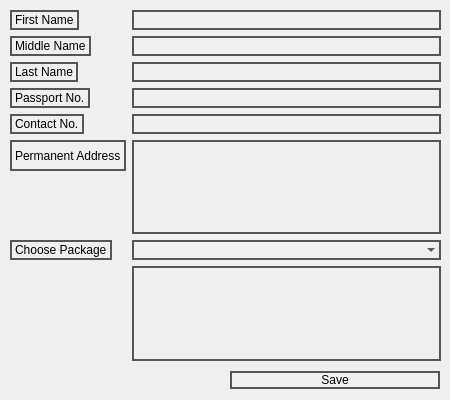
<?xml version="1.0" encoding="UTF-8"?>
<ui version="4.0">
 <class>RegisterTourist</class>
 <widget class="QDialog" name="RegisterTourist">
  <property name="geometry">
   <rect>
    <x>0</x>
    <y>0</y>
    <width>450</width>
    <height>400</height>
   </rect>
  </property>
  <property name="maximumSize">
   <size>
    <width>450</width>
    <height>400</height>
   </size>
  </property>
  <property name="windowTitle">
   <string>Register Tourist</string>
  </property>
  <widget class="QWidget" name="formLayoutWidget">
   <property name="geometry">
    <rect>
     <x>10</x>
     <y>10</y>
     <width>431</width>
     <height>351</height>
    </rect>
   </property>
   <layout class="QFormLayout" name="formLayout">
    <item row="0" column="0">
     <widget class="QLabel" name="label">
      <property name="styleSheet">
       <string notr="true">border: 2px solid #555;
font: 8pt &quot;Wide Latin&quot;;
background: transparent;
color: black;
</string>
      </property>
      <property name="text">
       <string>First Name</string>
      </property>
     </widget>
    </item>
    <item row="0" column="1">
     <widget class="QLineEdit" name="txtFirstName">
      <property name="styleSheet">
       <string notr="true">border: 2px solid #555;
font: 9pt &quot;Wide Latin&quot;;
background: transparent;
color: black;
</string>
      </property>
     </widget>
    </item>
    <item row="1" column="0">
     <widget class="QLabel" name="label_2">
      <property name="styleSheet">
       <string notr="true">border: 2px solid #555;
font: 8pt &quot;Wide Latin&quot;;
background: transparent;
color: black;
</string>
      </property>
      <property name="text">
       <string>Middle Name</string>
      </property>
     </widget>
    </item>
    <item row="1" column="1">
     <widget class="QLineEdit" name="txtMiddleName">
      <property name="styleSheet">
       <string notr="true">border: 2px solid #555;
font: 9pt &quot;Wide Latin&quot;;
background: transparent;
color: black;
</string>
      </property>
     </widget>
    </item>
    <item row="2" column="0">
     <widget class="QLabel" name="label_3">
      <property name="styleSheet">
       <string notr="true">border: 2px solid #555;
font: 8pt &quot;Wide Latin&quot;;
background: transparent;
color: black;
</string>
      </property>
      <property name="text">
       <string>Last Name</string>
      </property>
     </widget>
    </item>
    <item row="2" column="1">
     <widget class="QLineEdit" name="txtLastName">
      <property name="styleSheet">
       <string notr="true">border: 2px solid #555;
font: 9pt &quot;Wide Latin&quot;;
background: transparent;
color: black;
</string>
      </property>
     </widget>
    </item>
    <item row="3" column="0">
     <widget class="QLabel" name="label_4">
      <property name="styleSheet">
       <string notr="true">border: 2px solid #555;
font: 8pt &quot;Wide Latin&quot;;
background: transparent;
color: black;
</string>
      </property>
      <property name="text">
       <string>Passport No.</string>
      </property>
     </widget>
    </item>
    <item row="3" column="1">
     <widget class="QLineEdit" name="txtPassportNo">
      <property name="styleSheet">
       <string notr="true">border: 2px solid #555;
font: 9pt &quot;Wide Latin&quot;;
background: transparent;
color: black;
</string>
      </property>
     </widget>
    </item>
    <item row="4" column="0">
     <widget class="QLabel" name="label_5">
      <property name="styleSheet">
       <string notr="true">border: 2px solid #555;
font: 8pt &quot;Wide Latin&quot;;
background: transparent;
color: black;
</string>
      </property>
      <property name="text">
       <string>Contact No.</string>
      </property>
     </widget>
    </item>
    <item row="4" column="1">
     <widget class="QLineEdit" name="txtContactNo">
      <property name="styleSheet">
       <string notr="true">border: 2px solid #555;
font: 9pt &quot;Wide Latin&quot;;
background: transparent;
color: black;
</string>
      </property>
     </widget>
    </item>
    <item row="5" column="0">
     <widget class="QLabel" name="label_6">
      <property name="styleSheet">
       <string notr="true">border: 2px solid #555;
font: 5pt &quot;Wide Latin&quot;;
background: transparent;
color: black;
</string>
      </property>
      <property name="text">
       <string>Permanent Address</string>
      </property>
     </widget>
    </item>
    <item row="6" column="0">
     <widget class="QLabel" name="label_7">
      <property name="styleSheet">
       <string notr="true">border: 2px solid #555;
font: 6pt &quot;Wide Latin&quot;;
background: transparent;
color: black;
</string>
      </property>
      <property name="text">
       <string>Choose Package</string>
      </property>
     </widget>
    </item>
    <item row="5" column="1">
     <widget class="QTextEdit" name="txtPermanentAddress">
      <property name="styleSheet">
       <string notr="true">border: 2px solid #555;
font: 9pt &quot;Wide Latin&quot;;
background: transparent;
color: black;
</string>
      </property>
     </widget>
    </item>
    <item row="6" column="1">
     <widget class="QComboBox" name="cmbChoosePackage">
      <property name="styleSheet">
       <string notr="true">border: 2px solid #555;
font: 9pt &quot;Wide Latin&quot;;
background: transparent;
color: black;
</string>
      </property>
     </widget>
    </item>
    <item row="7" column="1">
     <widget class="QTextEdit" name="txtPackageDescription">
      <property name="styleSheet">
       <string notr="true">border: 2px solid #555;
font: 9pt &quot;Wide Latin&quot;;
background: transparent;
color: black;
</string>
      </property>
     </widget>
    </item>
   </layout>
  </widget>
  <widget class="QWidget" name="layoutWidget">
   <property name="geometry">
    <rect>
     <x>230</x>
     <y>360</y>
     <width>210</width>
     <height>40</height>
    </rect>
   </property>
   <layout class="QHBoxLayout" name="horizontalLayout">
    <item>
     <widget class="QPushButton" name="btnSave">
      <property name="styleSheet">
       <string notr="true">border: 2px solid #555;
font: 9pt &quot;Wide Latin&quot;;
background: transparent;
color: black;
</string>
      </property>
      <property name="text">
       <string>Save</string>
      </property>
     </widget>
    </item>
   </layout>
  </widget>
 </widget>
 <resources/>
 <connections/>
</ui>
